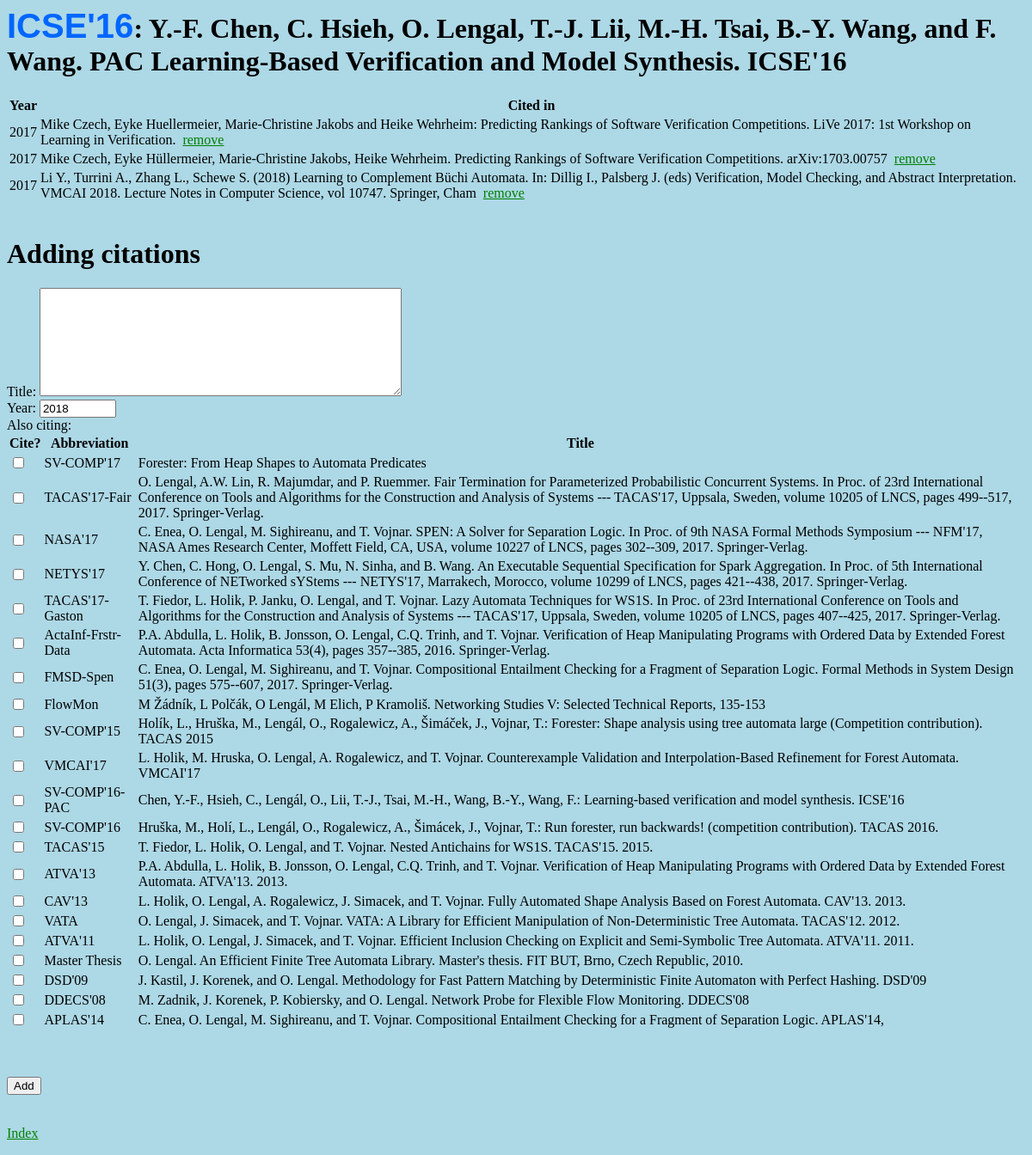
The page /cites/pub/12/ on the database as committed earlier.
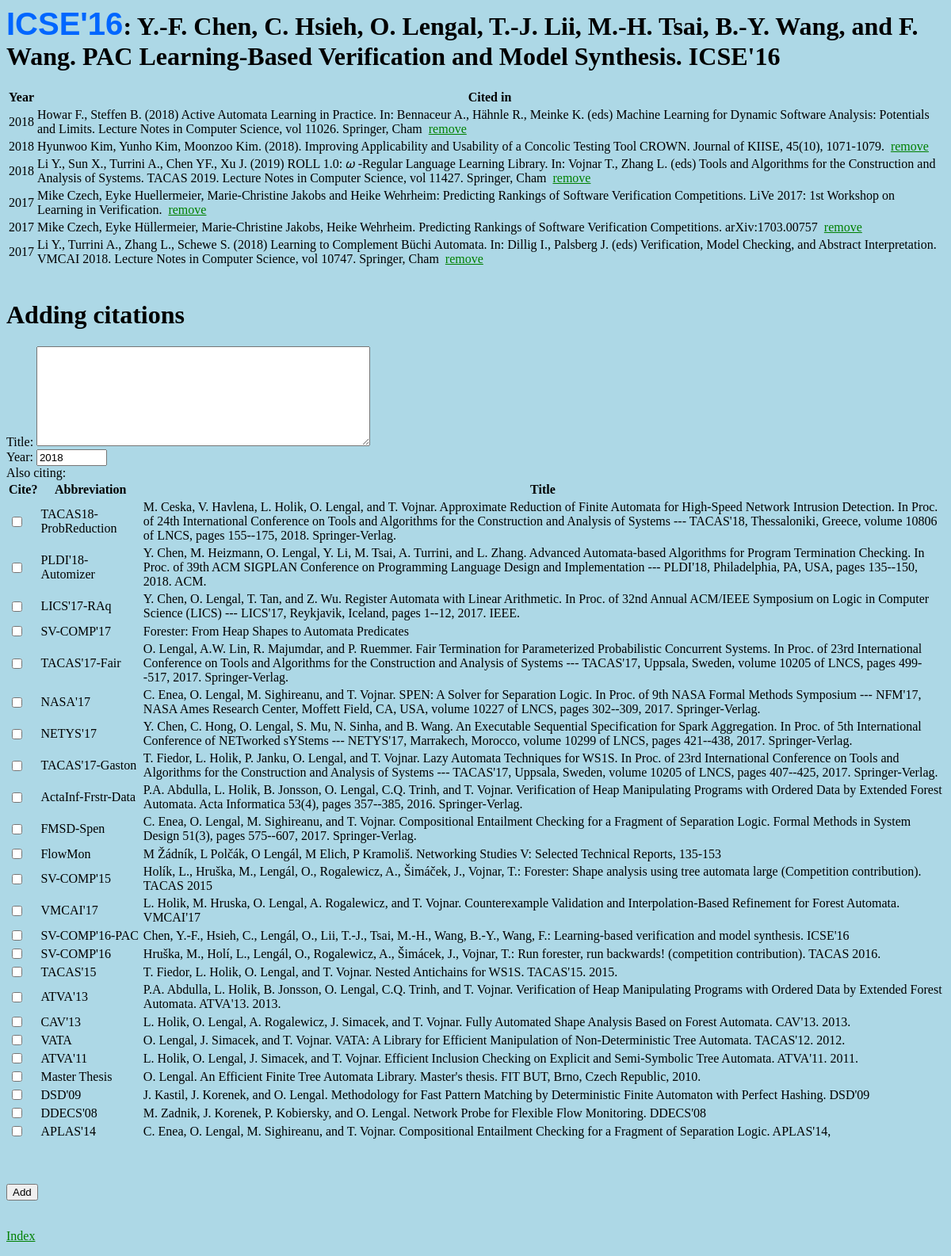
The same page on the database as committed later.
### cites/models.py (models this page shows, shortened)
class Publication(models.Model):
    abbrev = models.CharField(max_length=100, default="")
    title = models.CharField(max_length=1000)
    citations = models.ManyToManyField(Citation, through='PublicationCitation')
    authors = models.ManyToManyField(Author, through='PublicationAuthor')
    deleted = models.BooleanField(default=False)
    pub_date = models.DateTimeField('date published', default=timezone.now)
    created_date = models.DateTimeField('date created', default=timezone.now)
    last_modified_date = models.DateTimeField('date last modified', default=timezone.now)
    objects = ValidPubManager()
    also_deleted_objects = models.Manager()

class Citation(models.Model):
    title = models.CharField(max_length=1000)
    cited_date = models.DateTimeField('date of citation', default=timezone.now)
    created_date = models.DateTimeField('date created', default=timezone.now)

### cites/views.py (the view)
# urls.py: url(r'^pub/(?P<pk>[0-9]+)/$', views.pub_detail, name='pub_detail'),
def pub_detail(request, pk):
    pub = get_object_or_404(Publication, pk=pk)
    context = {
        'publication': pub,
        'citations': pub.citations.order_by('-cited_date'),
        'publications': Publication.objects.order_by('-pub_date')
    }
    return render(request, 'cites/pub_detail.html', context)

### cites/models.py (called while the page is built)
    def get_queryset(self):
        return super().get_queryset().filter(deleted=False)

### cites/templates/cites/pub_detail.html (shortened to what this page needs)
{% include 'cites/header.html' %}
<h1><span class="abbrev-title">{{ publication.abbrev }}</span>: {{ publication.title }}</h1>
{% if citations %}
  <table>
    <thead>
    <th>Year</td>
    <th>Cited in</th>
    </thead>
  {% for cit in citations %}
    <tr>
      <td>{{ cit.cited_date.year }}</td>
      <td>{{ cit.title }}&nbsp;&nbsp;<a href="{% url 'cites:del_cit' publication.pk cit.pk %}">remove</a></td>
    </tr>
  {% endfor %}
  </table>
{% else %}
    <p>No citations.</p>
{% endif %}
<br />
<h1>Adding citations</h1>
<form action="{% url 'cites:add_cit' publication.pk %}" method="post"> {% csrf_token %}
  <label for="cit_title">Title: <label />
  <textarea name="cit_title" cols="50" rows="8"></textarea><br />
  <label for="cit_year">Year: <label />
  <input type="text" name="cit_year" size="8" value="2018"/><br />
  {% if publications %}
  Also citing:<br />
  <table>
  <thead>
    <th>Cite?</th>
    <th>Abbreviation</th>
    <th>Title</th>
  </thead>
    {% for pub in publications %}
      {% if pub != publication %}
        <tr>
          <td><input type="checkbox" name="also-pubs-checks[]" value="{{ pub.pk }}" /></td>
          <td>{{ pub.abbrev }}</td>
          <td>{{ pub.title }}</td>
        </tr>
      {% endif %}
    {% endfor %}
  </table>
  {% endif %}
<br />
<br />
<br />
<input type="submit" value="Add" />
</form>
<br />
<br />
<br />
<a href="{% url 'cites:index' %}">Index</a>
{% include 'cites/footer.html' %}

### cites/templates/cites/header.html (shortened to what this page needs)
{% load static %}
<html>
<head>
  <link rel="stylesheet" type="text/css" href="{% static 'cites/style.css' %}" />
</head>
<body>

### cites/templates/cites/footer.html
</body>
</html>

### cites/static/cites/style.css (style rules this page uses)
body { background-color: lightblue; }
a { color: green; }
.abbrev-title { color: #0066FF; font-family:arial; font-size: 40px; }

Rows that differ between the two databases and show on the page:
added Citation: cited_date.year "2018", title "Howar F., Steffen B. (2018) Active Automata Learning in Practice. In: Bennaceur A., Hähnle R., Meinke K. (eds) Machine Learning for Dynamic Software Analysis: Potentials and Limits. Lecture Notes in Computer Science, vol 11026. Springer, Cham"
added Citation: cited_date.year "2018", title "Hyunwoo Kim, Yunho Kim, Moonzoo Kim. (2018). Improving Applicability and Usability of a Concolic Testing Tool CROWN. Journal of KIISE, 45(10), 1071-1079."
added Citation: cited_date.year "2018", title "Li Y., Sun X., Turrini A., Chen YF., Xu J. (2019) ROLL 1.0: 𝜔 -Regular Language Learning Library. In: Vojnar T., Zhang L. (eds) Tools and Algorithms for the Construction and Analysis of Systems. TACAS 2019. Lecture Notes in Computer Science, vol 11427. Springer, Cham"
added Publication: abbrev "TACAS18-ProbReduction", title "M. Ceska, V. Havlena, L. Holik, O. Lengal, and T. Vojnar. Approximate Reduction of Finite Automata for High-Speed Network Intrusion Detection. In Proc. of 24th International Conference on Tools and Algorithms for the Construction and Analysis of Systems --- TACAS'18, Thessaloniki, Greece, volume 10806 of LNCS, pages 155--175, 2018. Springer-Verlag."
added Publication: abbrev "PLDI'18-Automizer", title "Y. Chen, M. Heizmann, O. Lengal, Y. Li, M. Tsai, A. Turrini, and L. Zhang. Advanced Automata-based Algorithms for Program Termination Checking. In Proc. of 39th ACM SIGPLAN Conference on Programming Language Design and Implementation --- PLDI'18, Philadelphia, PA, USA, pages 135--150, 2018. ACM."
added Publication: abbrev "LICS'17-RAq", title "Y. Chen, O. Lengal, T. Tan, and Z. Wu. Register Automata with Linear Arithmetic. In Proc. of 32nd Annual ACM/IEEE Symposium on Logic in Computer Science (LICS) --- LICS'17, Reykjavik, Iceland, pages 1--12, 2017. IEEE."
